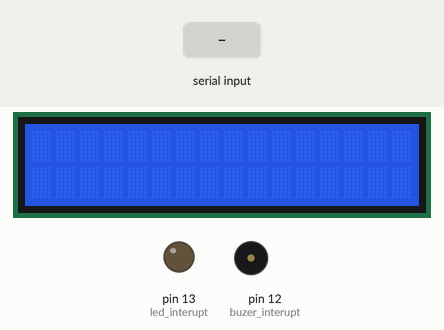
Simulated run of this sketch. Board: Arduino Uno, built with avr-gcc and run on an emulated ATmega328P. On the bench: 16×2 character LCD, output pins drawn as LEDs (lit = HIGH), buzzer (waves = sounding, pin HIGH). The test bench sets the inputs (shaded band).

Above: at 1.2 s.
1.3 s: "1" received over Serial
At 2.2 s:
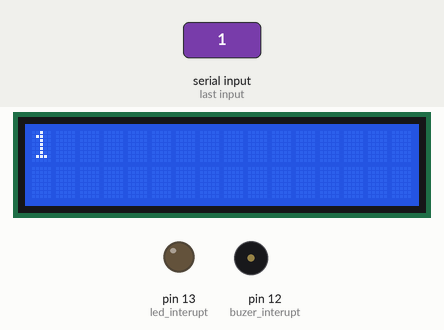
Timing chart, 0 to 4.3 s (numbered marks = the images above; inputs shaded):
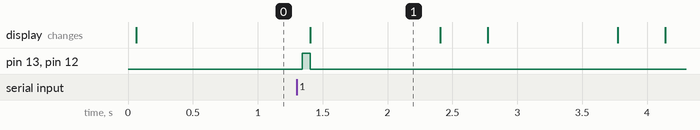

Measured:
- after the input at 1.3 s, pin 13 (led_interupt), pin 12 (buzer_interupt): LOW → HIGH at once, → LOW 0.06 s later; the display: changes after 0.10 s (image 1)
- what the display in image 1 shows lasts 1.0 s, from 1.4 s to 2.4 s

The sketch:

lcd_display_humanvoicecontro_bluetooth.ino
```cpp
#include<LiquidCrystal_I2C.h>
LiquidCrystal_I2C screen(0x27 ,16 , 2);
String data;
String data_1;
int i ;
char in;
int led_interupt=13;
int buzer_interupt=12;
void setup() {
  Serial.begin(9600);
  pinMode(led_interupt , OUTPUT);
   pinMode(buzer_interupt , OUTPUT);
  }


void loop() {
  screen.init();
  screen.backlight();

  while(Serial.available()){
    digitalWrite(led_interupt , HIGH);
    digitalWrite(buzer_interupt, HIGH);
       delay(50);
     in=Serial.read();
     delay(10);
     data += in;
        }
        digitalWrite(led_interupt,LOW);
        digitalWrite(buzer_interupt,LOW);


      if(data.length()>0){
    screen.setCursor(0,0);
   screen.print(data);
    delay(1000);

     for(i=0; i<data.length(); i++){
      screen.scrollDisplayLeft();
      delay(300);

      }
//      screen.clear();
         }

    if(Serial.available()){
      data="";
        }


      }
```
